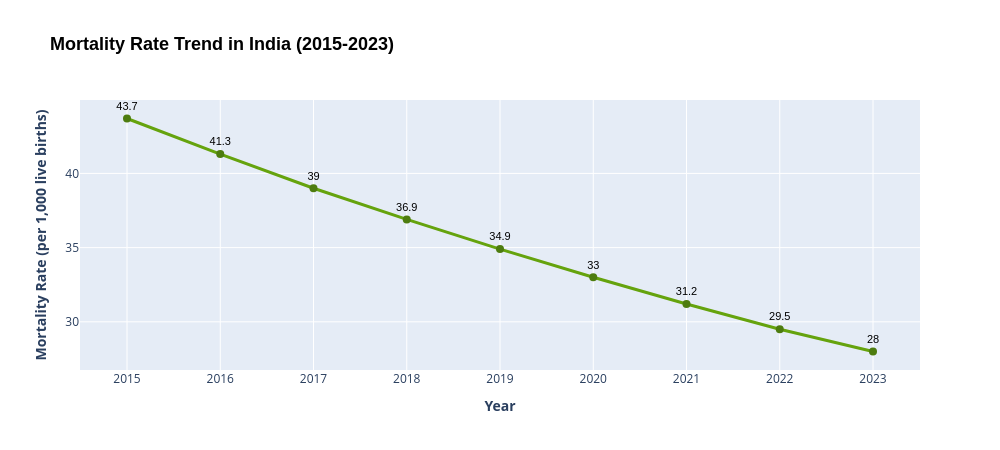

Notebook code cell kept with this figure:
### Markdown cell above
### (b) Mortality rate in India over Time 
• ***Visualization Type:-*** ***Line chart***   
• ***Purpose:-*** *To analyze the mortality rate trend in India during 2015-2023.*

### Code cell
mortality_rate_indicator = "SH.DYN.MORT"
df_mortality_india = df_filtered[(df_filtered["Indicator_code"] == mortality_rate_indicator) & (df_filtered["Economy"]=="India")]       # Filtering data for the selected indicator and economy
years = ["2015", "2016", "2017", "2018", "2019", "2020", "2021", "2022", "2023"]
# Reshaping data from wide format to long format
df_long = df_mortality_india.melt(
    id_vars = ["Indicator_code"],
    value_vars = years,
    var_name = "Year",
    value_name = "Mortality_rate"
).dropna(subset=["Mortality_rate"])

# Creating Line chart using Plotly
fig = px.line(
    df_long,
    x="Year",
    y="Mortality_rate",
    text=df_long["Mortality_rate"].round(1),
    markers=True, 
    title="<b>Mortality Rate Trend in India (2015-2023)</b>",
    labels={
        "Year": "Year",
        "Mortality_rate": "Mortality Rate (per 1,000 live births)"
    }
)
# Customizing line color, thickness, marker size and labels
fig.update_traces(mode="lines+markers+text",textposition="top center",textfont=dict(size=11, color="black", family="Arial"),line=dict(color="#65a30d", width=3),marker=dict(size=8, color="#4d7c0f"))
# Customize title and axis styling
fig.update_layout(
    title_font=dict(size=18, family="Arial", color="black"),
    xaxis=dict(tickmode="linear", dtick=1),  
    yaxis_title="<b>Mortality Rate (per 1,000 live births)</b>",
    xaxis_title="<b>Year</b>",
    height=450,
    width=1000
)
fig.show()

### Figure 1 — Plotly figure (JSON) as saved in the notebook; plotly's stock layout.template omitted (floating-point values rounded to 4 significant figures)
{"data": [{"hovertemplate": "Year=%{x}<br>Mortality Rate (per 1,000 live births)=%{text}<extra></extra>", "legendgroup": "", "line": {"color": "#65a30d", "dash": "solid", "width": 3}, "marker": {"color": "#4d7c0f", "size": 8, "symbol": "circle"}, "mode": "lines+markers+text", "name": "", "orientation": "v", "showlegend": false, "text": [43.7, 41.3, 39.0, 36.9, 34.9, 33.0, 31.2, 29.5, 28.0], "textfont": {"color": "black", "family": "Arial", "size": 11}, "textposition": "top center", "type": "scatter", "x": ["2015", "2016", "2017", "2018", "2019", "2020", "2021", "2022", "2023"], "xaxis": "x", "y": [43.7, 41.3, 39.0, 36.9, 34.9, 33.0, 31.2, 29.5, 28.0], "yaxis": "y"}], "layout": {"height": 450, "legend": {"tracegroupgap": 0}, "title": {"font": {"color": "black", "family": "Arial", "size": 18}, "text": "<b>Mortality Rate Trend in India (2015-2023)</b>"}, "width": 1000, "xaxis": {"anchor": "y", "domain": [0, 1], "dtick": 1, "tickmode": "linear", "title": {"text": "<b>Year</b>"}}, "yaxis": {"anchor": "x", "domain": [0, 1], "title": {"text": "<b>Mortality Rate (per 1,000 live births)</b>"}}}}
